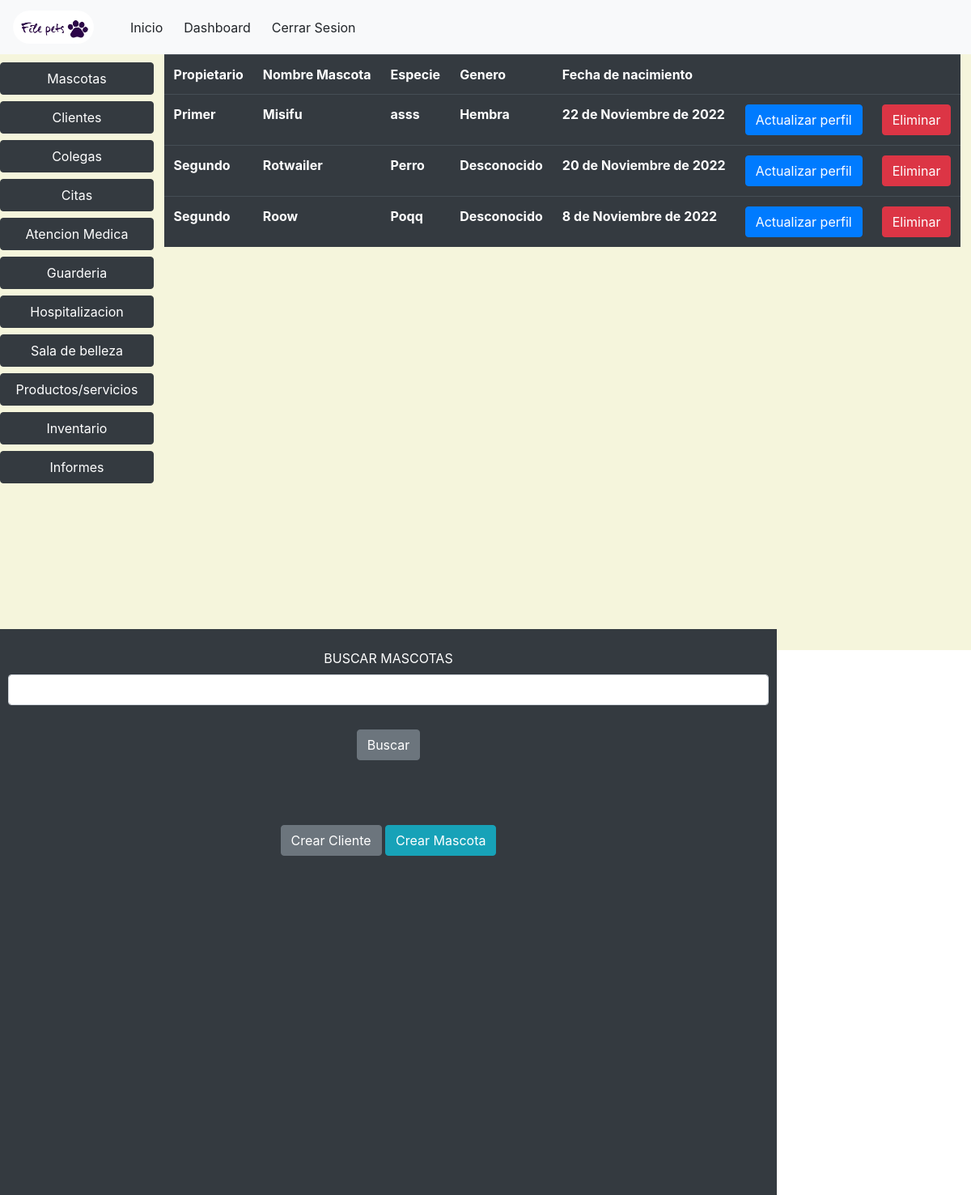
/ver/mascotas (signed in), run on an earlier commit of the app's database.
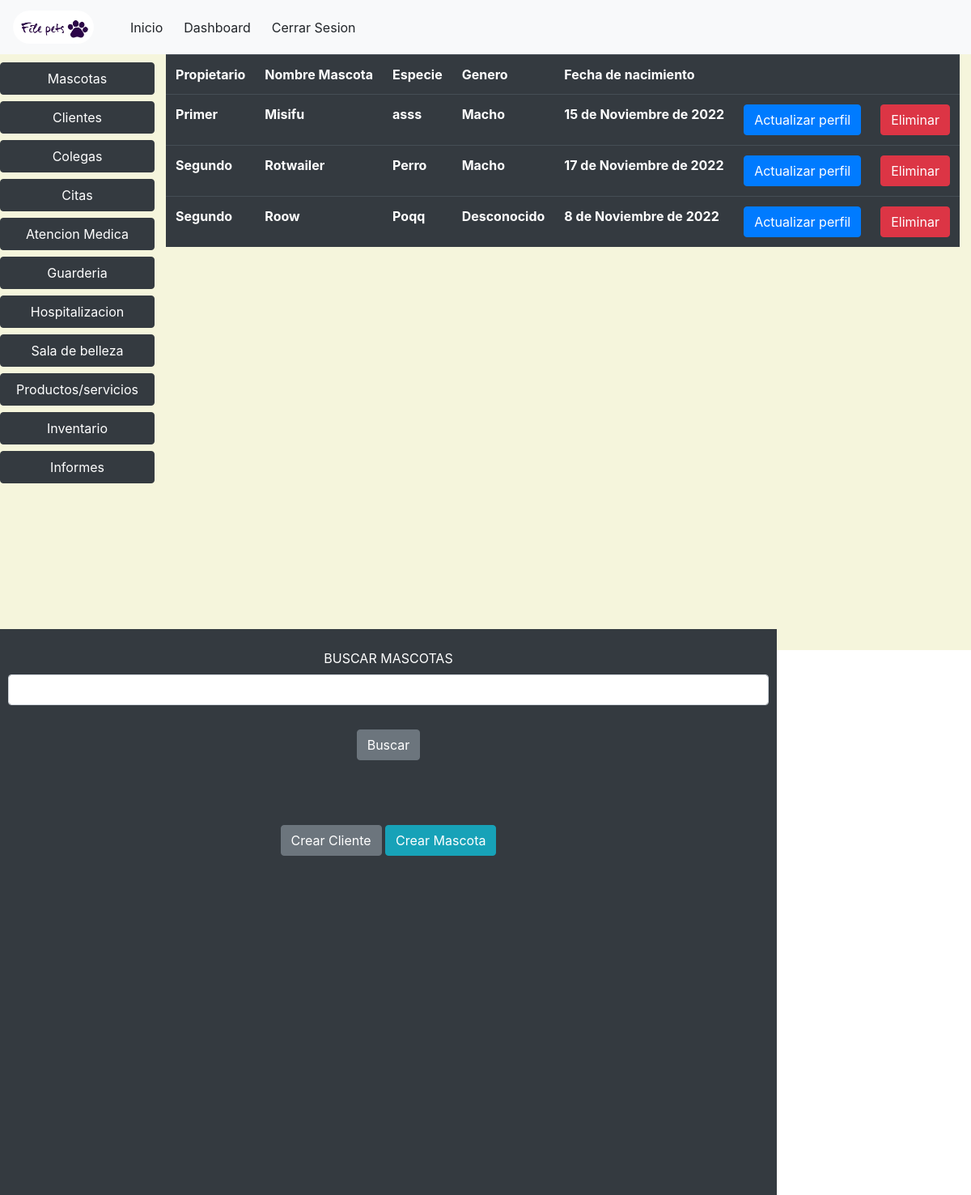
And on a later commit of the database.
### veterinary/models.py (models this page shows, shortened)
class Pet(models.Model):
    client = models.ForeignKey(Client, on_delete= models.PROTECT)
    namePet = models.CharField(max_length=30,blank=False,null=False)
    species = models.CharField(max_length=30,blank=True,null=True)
    birthdate = models.DateField(blank=True,null=True)
    gender = models.CharField(max_length=6 , blank=False, null = False, default='Desconocido')

class Client(models.Model):
    veterinary = models.ForeignKey(Veterinary, on_delete= models.PROTECT ,blank=True,null=True)
    name = models.CharField(max_length=50,blank=False,null=False)
    last_name = models.CharField(max_length=50,blank=False,null=False)
    identification = models.CharField(max_length=50,blank=True,null=True)
    email = models.EmailField(unique=True)
    phone = models.CharField(max_length=15,blank=True,null=True)
    def __str__(self):
        return self.name

### veterinary/views.py (the view)
# urls.py: path("ver/mascotas",views.detailPet,name='detailPet'),
@login_required(login_url='login')
def detailPet(request):
    if request.method == 'POST':
        pet = Pet.objects.filter(namePet__contains = request.POST.get('search',''))
    else:
        pet = Pet.objects.all()
    context = {'pets':pet}
    return render(request,'veterinary/detailPet.html',context)

### templates/veterinary/detailPet.html (shortened to what this page needs)
{% extends 'layout/base.html' %}
{% block 'style' %}
{% load static %}
<link rel="stylesheet" href="{% static 'css/estilo.css' %}">
{% endblock %}
{% block 'header' %}
{% include 'layout/partials/headerbase.html' %}
{% endblock %}
{% block 'content' %}
<div class="left-menu">
  <div class="caja1">
    {% include 'layout/partials/leftmenu.html' %}
  </div>
  <div class="caja2">
    <div style="width: 80%; background-color: rgb(52,58,64);color:white; text-align: center;padding-left: 10px;padding-right: 10px;">
        <form action="" method="POST" style="margin-top:3vh ;">
            <label >BUSCAR MASCOTAS</label>
            <input type="text" class="form-control" name="search">
            <input type="submit" class="btn btn-secondary" value="Buscar" style="margin-top: 30px ;">
        </form>
        <a href=" {% url 'registerClient' %}" class="btn btn-secondary" style="margin-top: 10vh;">Crear Cliente</a>
        <a href=" {% url 'registerPet' %}" class="btn btn-info" style="margin-top: 10vh;">Crear Mascota</a>
    </div>
  </div>
  <div class="caja3">
    <div>
        <table class="table table-dark">
            <tr>
                <th>Propietario</th>
                <th>Nombre Mascota</th>
                <th>Especie</th>
                <th>Genero</th>
                <th>Fecha de nacimiento</th>
                <th></th>
                <th></th>
              </tr>
        {% for pet in pets %}
            <tr>
                <th>{{pet.client}}</th>
                <th>{{pet.namePet}}</th>
                <th>{{pet.species}}</th>
                <th>{{pet.gender}}</th>
                <th>{{pet.birthdate}}</th>
                <th><a href="{% url 'updatePet' id=pet.id %}" class="btn btn-primary">Actualizar perfil</a></th>
                <th><button onclick = "borrar('{{pet.id}}')" class="btn btn-danger">Eliminar</button></th>
            </tr>
        {% endfor %}
        </table>
    </div>
  </div>
</div>
{% endblock %}

What changed in the data, as far as the page shows it:
changed Pet "Misifu": gender "Hembra" → "Macho"; birthdate "22 de Noviembre de 2022" → "15 de Noviembre de 2022"
changed Pet "Rotwailer": gender "Desconocido" → "Macho"; birthdate "20 de Noviembre de 2022" → "17 de Noviembre de 2022"
